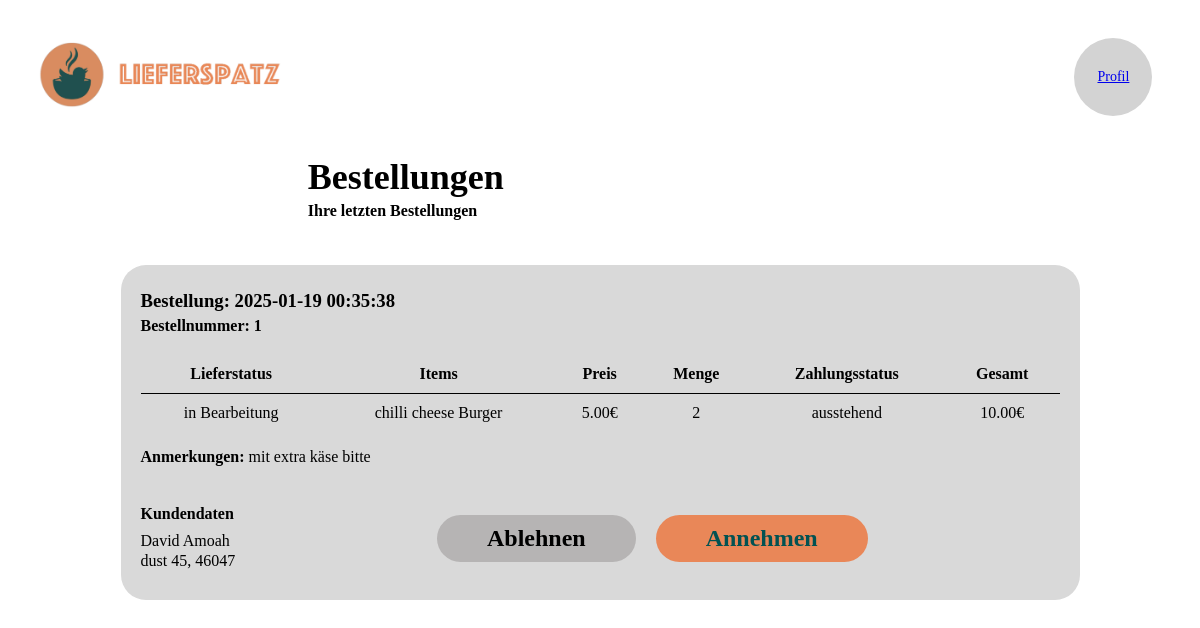
Page /bestellansichtResto (signed in) on the committed database.
### app.py (models this page shows)
class Orders(db.Model):
    time = db.Column(DateTime, default=lambda: datetime.now().replace(microsecond=0))
    id = db.Column(db.Integer, primary_key=True)
    lieferstatus = db.Column(db.String(50), nullable=False, default = "in Bearbeitung")
    items = db.Column(db.Text, nullable=False)
    preis = db.Column(db.Float, nullable=False)
    zahlungsstatus = db.Column(db.String(50), nullable=False, default = "ausstehend")
    name = db.Column(db.Text, nullable=False)
    adresse = db.Column(db.Text, nullable=False)
    kunde_id = db.Column(db.Integer, nullable=False)
    resto_id = db.Column(db.Integer, nullable=False)
    anmerkungen = db.Column(db.Text, nullable = True)
    postleitzahl = db.Column(db.Text, nullable=False)

### app.py (the view)
@app.route('/bestellansichtResto', methods =["GET", "POST"])
def bestellansichtResto():
    if 'user' not in session or session['user']['type'] != 'Resto':
        return redirect(url_for('login'))
    resto_id = session['user']['id']
    orders = Orders.query.filter_by(resto_id=resto_id).order_by(
        db.case({"in Bearbeitung": 1, "in Zubereitung": 1, "abgeschlossen": 2, "storniert": 2},
                value=Orders.lieferstatus),
        Orders.time.desc()
    ).all()
    return render_template('resto_Bestellansicht.html', orders=orders, json=json)

### templates/resto_Bestellansicht.html (shortened to what this page needs)
<!DOCTYPE html>
<html lang="en">
<head>
</head>
<body>
    <header>
        <a href="{{ url_for('CatchResto') }}"><img src="{{ url_for('static', filename='images/logo.png') }}" alt="Logo"></a>
        <div class="right-header">
            <a href="{{ url_for('profile') }}" class="btn profile">Profil</a>
        </div>
    </header>
    <header2>
        <h1><b>Bestellungen</b></h1>
        <h2><b>Ihre letzten Bestellungen</b></h2>
    </header2>
    {% for order in orders %}
    <div class="box" data-status="{{ order.lieferstatus }}">
        <h3>Bestellung: {{ order.time }}</h3>
        <h4>Bestellnummer: {{ order.id }}</h4>
        <table>
            <thead>
                <tr>
                    <th>Lieferstatus</th>
                    <th>Items</th>
                    <th>Preis</th>
                    <th>Menge</th>
                    <th>Zahlungsstatus</th>
                    <th>Gesamt</th>
                </tr>
            </thead>
            <tbody>
                <tr>
                    <td>{{ order.lieferstatus }}</td>
                    <td> {% for item in json.loads(order.items) %}
                        {{ item.name }}<br>
                      {% endfor %}</td>
                    <td>{% for item in json.loads(order.items) %}
                        {{"%.2f"|format(item.price)}}€<br>
                      {% endfor %}</td>
                    <td> {% for item in json.loads(order.items) %}
                        {{ item.amount }}<br>
                      {% endfor %}</td>
                    <td>{{ order.zahlungsstatus }}</td>
                    <td>{{ "%.2f"|format(order.preis) }}€</td>
                </tr>
            </tbody>
        </table>
        <div class="comment-section">
            <p><b>Anmerkungen: </b>{{ order.anmerkungen }}<p>
        </div>
        <div class="customer-and-buttons">
            <div class="customer-data">
                <h2><b>Kundendaten</b></h2>
                <p> {{ order.name }} </p>
                <p> {{ order.adresse }}, {{order.postleitzahl}} </p>
            </div>
            <div class="buttons">
                <form method="POST" action="{{ url_for('decline_order', order_id=order.id) }}">
                    <button class="ablehnen", type="submit"><b>Ablehnen</b></button>
                </form>
                <form method="POST" action="{{ url_for('accept_order', order_id=order.id) }}">
                    <button class="annehmen",type="submit"><b>Annehmen</b></button>
                </form> </div>
            </div>
        </div>
    {% endfor %}
</html>

### templates/resto_Bestellansicht.html (style rules this page uses)
body { font-family: "Istok Web"; padding: 30px; display: flex; flex-direction: column; align-items: center; }
header { display: flex; align-items: center; width: 100%; justify-content: space-between; }
header img { width: 250px; height: auto; justify-content: flex-start; }
.right-header { display: flex; align-items: center; }
header2 { font-family: "Istok Web"; padding: 30px; width: 52%; }
.customer-data { padding-top: 3%; line-height: 30%; }
.btn { display: flex; align-items: center; text-align: left; padding-left: 1%; cursor: pointer; border: none; font-size: 14px; }
.profile, .warenkorb { width: 78px; height: 78px; border-radius: 100%; justify-content: center; }
.profile { background: lightgray; margin-right: 10px; }
h1 { color: #000; font-family: "Istok Web"; font-size: 36px; font-style: normal; font-weight: 700; line-height: normal; margin-top: 10px; }
h2 { color: #000; font-family: "Istok Web"; font-size: 16px; font-style: normal; font-weight: 400; line-height: normal; margin-top: -20px; margin-bottom: 10px; }
.box { width: 959px; height: auto; flex-shrink: 0; border-radius: 25px; background: #D9D9D9; box-sizing: border-box; padding: 20px; display: flex; flex-direction: column; justify-content: space-between; margin-top: 5px; font-family: "istok web"; margin-bottom: 10px; }
.box h3 { margin-bottom: 0; margin-top: 5px; }
.box h4 { margin-bottom: 0; margin-top: 5px; }
.box table { width: 100%; border-collapse: collapse; margin-top: 20px; }
.box th { text-align: center; padding: 10px; }
.box td { border-top: 1px solid #000; padding: 10px; text-align: center; }
.customer-and-buttons { display: flex; justify-content: space-between; align-items: center; margin-top: 15px; }
.buttons { display: flex; justify-content: flex-start; gap: 10px; }
.buttons button { padding: 10px 50px; margin-left: 10px; border: none; border-radius: 25px; cursor: pointer; font-family: "istok web "; font-size: x-large; display: flex; justify-content: flex-end; }
.buttons .ablehnen { background-color: #B6B4B4; }
.buttons .annehmen { background-color: #E98758; color: #025252; }

### rows in the picture
Orders: time "2025-01-19 00:35:38", id "1", lieferstatus "in Bearbeitung", name "chilli cheese Burger", price "5.00", amount "2", zahlungsstatus "ausstehend", preis "10.00", anmerkungen "mit extra käse bitte", name "David Amoah", adresse "dust 45", postleitzahl "46047"
